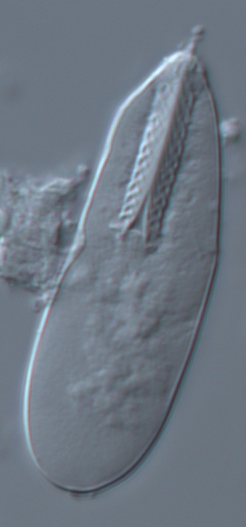
#> input picture data/image0005.tif, 246 x 527 px; its folder holds only this picture in this run
$ jupyter execute Analysis2.ipynb   (Python 2 division)
#> lines starting #> are read from the running program, lines starting #| are printed output that depends on the picture; after the words box and inside, x2 and y2 are one past the last pixel; in counts of white or black regions, pixels touching at a corner belong together; long printed decimals are rounded
### ellipseEdgeDetect.py
import cv2
import numpy as np
import matplotlib.pyplot as plt

import glob


def file2image(filename):
    # read image
    image = cv2.imread(filename)

    # who are my neighbors?
    imfl = np.sum(image, axis=2)
    plt.imshow(imfl)
    return imfl


def image2threshold(imfl, nn, lowert=20, uppert=10000):
    impad = np.ones([imfl.shape[0] + 2 * nn, imfl.shape[1] + 2 * nn]) * np.mean(imfl)
    impad[nn:(-nn), nn:(-nn)] = imfl

    # add up the neighbors
    neighbor_array = np.zeros([imfl.shape[0], imfl.shape[1], (2 * nn + 1) ** 2])
    count = 0;
    for i in np.arange(2 * nn + 1):
        for j in np.arange(2 * nn + 1):
            neighbor_array[:, :, count] = impad[i:i + imfl.shape[0], j:j + imfl.shape[1]]
            count += 1;

    # standard deviation
    sdarray = np.std(neighbor_array, axis=2).astype(np.uint8)

    # threshold of standard deviation values
    _, thre = cv2.threshold(sdarray, lowert, uppert, cv2.THRESH_BINARY)

    return thre


def calc_ellipse(thre, nn, multiplier=4):
    xy = np.nonzero(thre)
    xya = np.array([xy[0], xy[1]])

    mu = np.mean(xya, axis=1)
    sig = np.cov(xya, rowvar=1)

    eigs = np.linalg.eig(sig)
    if eigs[0][0] < eigs[0][1]:
        eigs2 = [np.array([eigs[0][1],eigs[0][0]]),[eigs[1][1],eigs[1][0]]]
        eigs = eigs2

    phi = 180 / np.pi * np.arctan2(eigs[1][1][0], eigs[1][1][1])
    width = multiplier * np.sqrt(eigs[0][0]) - 2 * nn
    height = multiplier * np.sqrt(eigs[0][1]) - 2 * nn
    mu = [mu[0], mu[1]]

    return [mu, width, height, phi]


def getEllipseArray(thre, mu, width, height, phi):
    elpsArr = np.zeros(thre.shape)

    phi2 = phi * np.pi / 180
    for i in range(thre.shape[0]):
        for j in range(thre.shape[1]):
            if 4 * (((i - mu[0]) * np.cos(phi2) + (j - mu[1]) * np.sin(phi2)) ** 2) / width ** 2 + 4 * (
                    ((j - mu[1]) * np.cos(phi2) - (i - mu[0]) * np.sin(phi2)) ** 2) / height ** 2 <= 1:
                elpsArr[i, j] = 1

    return elpsArr


def newThreshold(image, elpsArray, lowert=20):
    image2 = np.multiply(elpsArray, image) + np.median(image) * (np.ones(elpsArray.shape) - elpsArray)
    thre2 = image2threshold(image2, 5, lowert)
    return thre2


def file2ellipse(filename, plot=False):
    nn = 5
    imfl = file2image(filename)
    thre = image2threshold(imfl, nn, lowert=20)
    ep = calc_ellipse(thre, nn, 5)  # ellipse_param
    elpsArr = getEllipseArray(thre, ep[0], ep[1], ep[2], ep[3])
    thre2 = newThreshold(imfl, elpsArr, lowert=20)
    ep2 = calc_ellipse(thre2, nn)
    elpsArr2 = getEllipseArray(thre, ep2[0], ep2[1], ep2[2], ep2[3])

    if plot:
        plt.imshow(imfl, cmap='Greys')
        plt.imshow(elpsArr2, alpha=0.2, cmap='Greys')
        plt.show()

    mux = ep2[0][1]
    muy = ep2[0][0]
    scale = np.sqrt(10000.0 / (ep2[1] * ep2[2]))
    rot = ep2[3]
    return [mux, muy, scale, rot]

### Analysis2.ipynb
[cell 1]
import cv2
import glob
import numpy as np
import ellipseEdgeDetect as elps
import matplotlib.pyplot as plt

CANVAS_DIAMETER = 1000
STANDARD_SIZE = 10000
STANDARD_WIDTH = 350
STANDARD_HEIGHT = 75
STANDARD_VALUE = 150


def normalize_orientation(image, center_x, center_y, orientation, scale):
    canvas_radius = CANVAS_DIAMETER / 2
    translation = np.float32([[1, 0, canvas_radius-center_x], [0, 1, canvas_radius-center_y]])
    translated = cv2.warpAffine(image, translation, (CANVAS_DIAMETER, CANVAS_DIAMETER))
    rotation_matrix = cv2.getRotationMatrix2D((canvas_radius, canvas_radius), orientation-90, scale=scale)
    canvas_result = cv2.warpAffine(translated, rotation_matrix, (CANVAS_DIAMETER, CANVAS_DIAMETER))
    height_offset = int(STANDARD_HEIGHT/2)
    width_offset = int(STANDARD_WIDTH/2)
    cropped = canvas_result[canvas_radius-height_offset:canvas_radius+height_offset,
                            canvas_radius-width_offset:canvas_radius+width_offset]
    return cropped

[cell 2]
for filename in glob.glob("data/*"):
    image = cv2.imread(filename, cv2.IMREAD_GRAYSCALE)
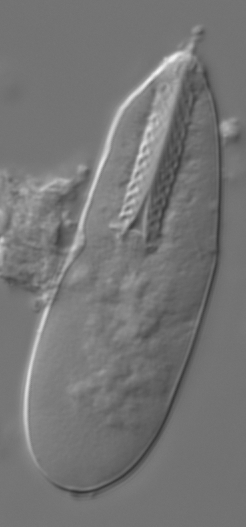
#> image: shape (527, 246); min 52, max 247, mean 117.5
    #image = normalize_brightness(image)
    center_x, center_y, scale, orientation  = elps.file2ellipse(filename)
#> in file2image, image is the input picture: shape (527, 246, 3); mean B, G, R 131.2, 119.3, 109
#> in file2image, `imfl = np.sum(image, axis=2)`:
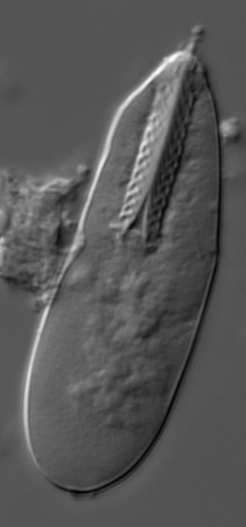
#> imfl: shape (527, 246) uint64; min 162, max 737, mean 359.4; drawn with min black and max white
#> in image2threshold, `impad = np.ones([imfl.shape[0] + 2 * nn, imfl.shape[1] + 2 * nn]) * np..`: impad: shape (537, 256) float64; every value is 359.4
#> in image2threshold, `impad[nn:(-nn), nn:(-nn)] = imfl`:
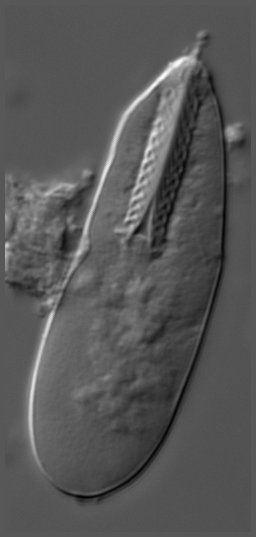
#> impad: shape (537, 256) float64; min 162, max 737, mean 359.4; drawn with min black and max white
#> after the loop in image2threshold, `for i in np.arange(2 * nn + 1):`: count = 121
#> in image2threshold, `sdarray = np.std(neighbor_array, axis=2).astype(np.uint8)`:
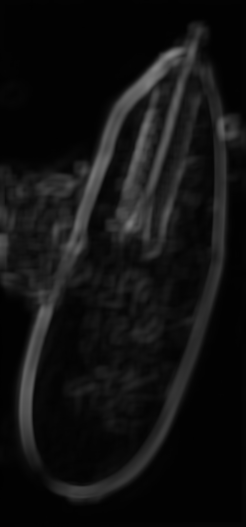
#> sdarray: shape (527, 246); min 1, max 135, mean 17.9
#> in image2threshold, `_, thre = cv2.threshold(sdarray, lowert, uppert, cv2.THRESH_BINARY)`:
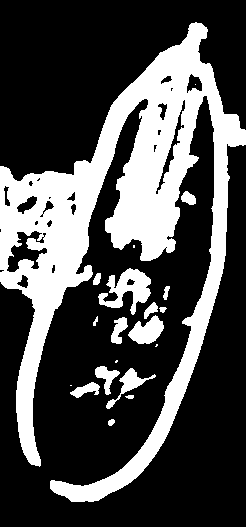
#> thre: shape (527, 246); 29.7% white; 20 white regions (5 under 20 px), largest, box (x1, y1, x2, y2) and area: (0, 22, 246, 502) 34870, (98, 268, 151, 315) 1177, (128, 315, 164, 344) 630
#> in calc_ellipse, `xy = np.nonzero(thre)`: xy = 38499 positions, rows 22 to 501, columns 0 to 245
#> in calc_ellipse, `mu = np.mean(xya, axis=1)`: mu = [236.7, 121.1]
#> in calc_ellipse, `sig = np.cov(xya, rowvar=1)`: sig = [[12114.9, -2349.7], [-2349.7, 4111.5]]
#> in calc_ellipse, `eigs = np.linalg.eig(sig)`: eigs = ([12753.7, 3472.7], [[0.965, 0.262], [-0.262, 0.965]])
#> in calc_ellipse, `phi = 180 / np.pi * np.arctan2(eigs[1][1][0], eigs[1][1][1])`: phi = -15.21
#> in calc_ellipse, `width = multiplier * np.sqrt(eigs[0][0]) - 2 * nn`: width = 554.7
#> in calc_ellipse, `height = multiplier * np.sqrt(eigs[0][1]) - 2 * nn`: height = 284.6
#> in file2ellipse, `ep = calc_ellipse(thre, nn, 5)`: ep = [[236.7, 121.1], 554.7, 284.6, -15.21]
#> in getEllipseArray, `phi2 = phi * np.pi / 180`: phi2 = -0.265
#> after the loop in getEllipseArray, `for i in range(thre.shape[0]):`:
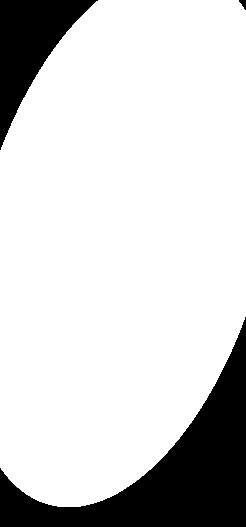
#> elpsArr: shape (527, 246) float64; values 0 (black) and 1 (white), 82.6% white; 3 black regions, box (x1, y1, x2, y2) and area: (0, 317, 246, 527) 16368, (0, 0, 98, 150) 6095, (239, 0, 246, 10) 41
#> in image2threshold (call 2), `impad = np.ones([imfl.shape[0] + 2 * nn, imfl.shape[1] + 2 * nn]) * np..`: impad: shape (537, 256) float64; every value is 359.9
#> in image2threshold (call 2), `_, thre = cv2.threshold(sdarray, lowert, uppert, cv2.THRESH_BINARY)`: thre: shape (527, 246); 29.7% white; 20 white regions (5 under 20 px), largest, box (x1, y1, x2, y2) and area: (0, 22, 246, 502) 34850, (98, 268, 151, 315) 1177, (128, 315, 164, 344) 630
#> in file2ellipse, `ep2 = calc_ellipse(thre2, nn)`: ep2 = [[236.6, 121.1], 441.3, 225.7, -15.26]
#> call 2 of getEllipseArray, with width = 441.3, height = 225.7, phi = -15.26
#> in getEllipseArray (call 2), `phi2 = phi * np.pi / 180`: phi2 = -0.266
#> after the loop in getEllipseArray (call 2), `for i in range(thre.shape[0]):`:
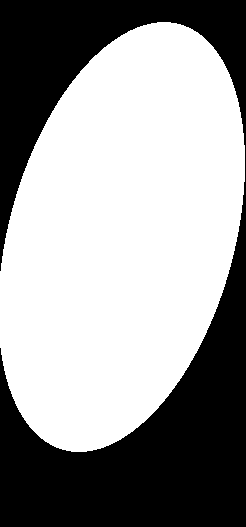
#> elpsArr: shape (527, 246) float64; values 0 (black) and 1 (white), 60.3% white; 1 black region, box (x1, y1, x2, y2) and area: (0, 0, 246, 527) 51486
#> in file2ellipse, `mux = ep2[0][1]`: mux = 121.1
#> in file2ellipse, `muy = ep2[0][0]`: muy = 236.6
#> in file2ellipse, `scale = np.sqrt(10000.0 / (ep2[1] * ep2[2]))`: scale = 0.317
#> in file2ellipse, `rot = ep2[3]`: rot = -15.26
#> center_x = 121.1; center_y = 236.6; scale = 0.317; orientation = -15.26
    orientation = -(orientation)
#> orientation = 15.26
    normalized = normalize_orientation(image, center_x, center_y, orientation, scale)
#> in normalize_orientation, `translation = np.float32([[1, 0, canvas_radius-center_x], [0, 1, canva..`: translation = [[1, 0, 378.9], [0, 1, 263.4]]
#> in normalize_orientation, `translated = cv2.warpAffine(image, translation, (CANVAS_DIAMETER, CANV..`:
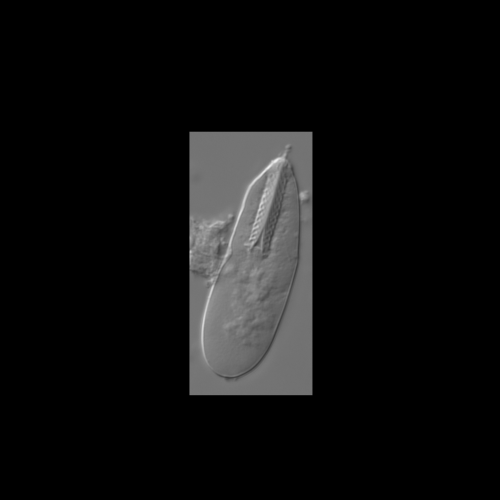
#> translated: shape (1000, 1000) (shown at 1/2 size); min 0, max 243, mean 15.2
#> in normalize_orientation, `rotation_matrix = cv2.getRotationMatrix2D((canvas_radius, canvas_radiu..`: rotation_matrix = [[0.0834, -0.306, 611.2], [0.306, 0.0834, 305.5]]
#> in normalize_orientation, `canvas_result = cv2.warpAffine(translated, rotation_matrix, (CANVAS_DI..`:
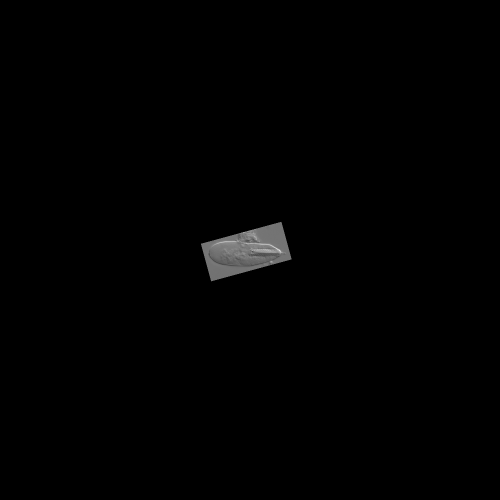
#> canvas_result: shape (1000, 1000) (shown at 1/2 size); min 0, max 239, mean 1.5
#> in normalize_orientation, `cropped = canvas_result[canvas_radius-height_offset:canvas_radius+heig..`:
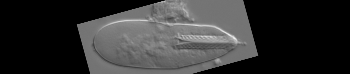
#> cropped: shape (74, 350); min 0, max 239, mean 50
    print str(round(center_x,2)) +" "+  str(round(center_x,2)) +" "+ str( round(center_x,2)) +" "+ str( scale)
#| 121.11 121.11 121.11 0.3169
    # Render box
    color_image = cv2.imread(filename, cv2.IMREAD_COLOR)
    #result = cv2.drawContours(color_image, [np.int0(box)], 0, (0, 0, 255), 2)
    #result = cv2.drawContours(result, [np.int0(contour)], 0, (0, 255, 0), 1)
    plt.imshow(image)
    plt.show()
    plt.imshow(normalized)
    plt.show()
    #cv2.imshow('6', result)
    #cv2.waitKey()

$ run again, on data/image0058.tif
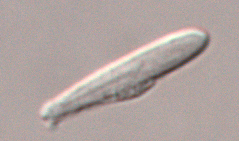
#> input picture data/image0058.tif, 239 x 141 px
#> in file2image, image is the input picture: shape (141, 239, 3); mean B, G, R 160, 163.2, 175.6
#> after the loop in image2threshold, `for i in np.arange(2 * nn + 1):`: count = 121
#> in image2threshold, `_, thre = cv2.threshold(sdarray, lowert, uppert, cv2.THRESH_BINARY)`:
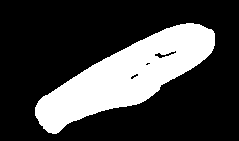
#> thre: shape (141, 239); 25.3% white; 1 white region, box (x1, y1, x2, y2) and area: (35, 23, 215, 134) 8534
#> xy = 8534 positions, rows 23 to 133, columns 35 to 214
#> mu = [75.55, 126.1]
#> sig = [[673.7, -992.8], [-992.8, 2190.3]]
#> in calc_ellipse, `eigs = np.linalg.eig(sig)`: eigs = ([182.7, 2681.3], [[-0.896, 0.443], [-0.443, -0.896]])
#> eigs2 = [[2681.3, 182.7], [[-0.443, -0.896], [-0.896, 0.443]]]
#> in calc_ellipse, `eigs = eigs2`: eigs has the same summary as eigs2
#> phi = -63.69
#> width = 248.9
#> height = 57.59
#> ep = [[75.55, 126.1], 248.9, 57.59, -63.69]
#> phi2 = -1.11
#> thre: shape (141, 239); 25.3% white; 1 white region, box (x1, y1, x2, y2) and area: (35, 23, 215, 133) 8515
#> ep2 = [[75.5, 126.2], 197, 43.97, -63.71]
#> mux = 126.2
#> muy = 75.5
#> in file2ellipse, `scale = np.sqrt(10000.0 / (ep2[1] * ep2[2]))`: scale = 1.07
#> rot = -63.71
#> `center_x, center_y, scale, orientation  = elps.file2ellipse(filename)`: center_x = 126.2; center_y = 75.5; scale = 1.07; orientation = -63.71
#> `orientation = -(orientation)`: orientation = 63.71
#> translation = [[1, 0, 373.8], [0, 1, 424.5]]
#> rotation_matrix = [[0.963, -0.476, 256.2], [0.476, 0.963, -219.7]]
#> in normalize_orientation, `cropped = canvas_result[canvas_radius-height_offset:canvas_radius+heig..`:
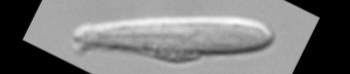
#> cropped: shape (74, 350); min 0, max 252, mean 123.8
#| 126.18 126.18 126.18 1.075

$ run again, on data/image0073.tif
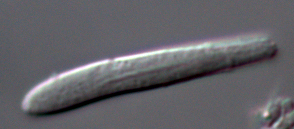
#> input picture data/image0073.tif, 294 x 129 px
#> in file2image, image is the input picture: shape (129, 294, 3); mean B, G, R 102.6, 97.7, 98.6
#> after the loop in image2threshold, `for i in np.arange(2 * nn + 1):`: count = 121
#> thre: shape (129, 294); 37.3% white; 2 white regions, box (x1, y1, x2, y2) and area: (17, 28, 283, 124) 12794, (250, 92, 294, 129) 1334
#> xy = 14128 positions, rows 28 to 128, columns 17 to 293
#> mu = [76.07, 157]
#> sig = [[564.2, -618.2], [-618.2, 6140.2]]
#> in calc_ellipse, `eigs = np.linalg.eig(sig)`: eigs = ([496.5, 6207.9], [[-0.994, 0.109], [-0.109, -0.994]])
#> eigs2 = [[6207.9, 496.5], [[-0.109, -0.994], [-0.994, 0.109]]]
#> in calc_ellipse, `eigs = eigs2`: eigs has the same summary as eigs2
#> phi = -83.75
#> width = 384
#> height = 101.4
#> ep = [[76.07, 157], 384, 101.4, -83.75]
#> phi2 = -1.46
#> thre: shape (129, 294); 35.2% white; 2 white regions, box (x1, y1, x2, y2) and area: (17, 28, 283, 124) 12795, (252, 92, 292, 114) 562
#> ep2 = [[73.67, 150.1], 294.5, 61.16, -79.78]
#> mux = 150.1
#> muy = 73.67
#> in file2ellipse, `scale = np.sqrt(10000.0 / (ep2[1] * ep2[2]))`: scale = 0.745
#> rot = -79.78
#> `center_x, center_y, scale, orientation  = elps.file2ellipse(filename)`: center_x = 150.1; center_y = 73.67; scale = 0.745; orientation = -79.78
#> `orientation = -(orientation)`: orientation = 79.78
#> translation = [[1, 0, 349.9], [0, 1, 426.3]]
#> rotation_matrix = [[0.733, -0.132, 199.4], [0.132, 0.733, 67.24]]
#> in normalize_orientation, `cropped = canvas_result[canvas_radius-height_offset:canvas_radius+heig..`:
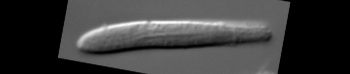
#> cropped: shape (74, 350); min 0, max 254, mean 59.9
#| 150.14 150.14 150.14 0.7452
